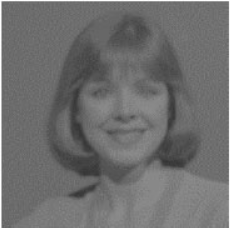
#> input picture week1/face.png, 233 x 228 px, found by its file name
$ python histogram_denk.py
#> lines starting #> are read from the running program, lines starting #| are printed output that depends on the picture
import cv2
import numpy as np
import cv2 as cv
from matplotlib import pyplot as plt
img = cv.imread('face.png',0)
#> img: shape (228, 233); min 52, max 255, mean 112.1
hist,bins = np.histogram(img.flatten(),256,[0,256])
#> hist = 256 values, max 2986 at index 109, min 0 at index 0, mean 207.5; bins = 257 values from 0 to 256
cdf = hist.cumsum()
#> cdf = 256 values from 0 to 53124
cdf_normalized = cdf * float(hist.max()) / cdf.max()
#> cdf_normalized = 256 values from 0 to 2986
plt.plot(cdf_normalized, color = 'b')
plt.hist(img.flatten(),256,[0,256], color = 'r')
plt.xlim([0,256])
plt.legend(('cdf','histogram'), loc = 'upper left')
# plt.show()

img = cv.imread('face.png',0)
equ = cv.equalizeHist(img)
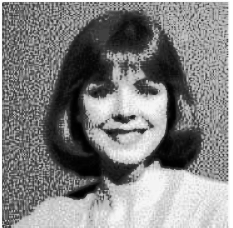
#> equ: shape (228, 233); min 0, max 255, mean 130.7
res = np.hstack((img,equ))
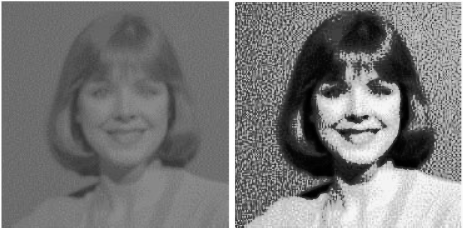
#> res: shape (228, 466); min 0, max 255, mean 121.4
cv.imwrite('res.png',res)
cv2.imshow('Output',res)
cv2.waitKey(0)
cv2.destroyAllWindows()
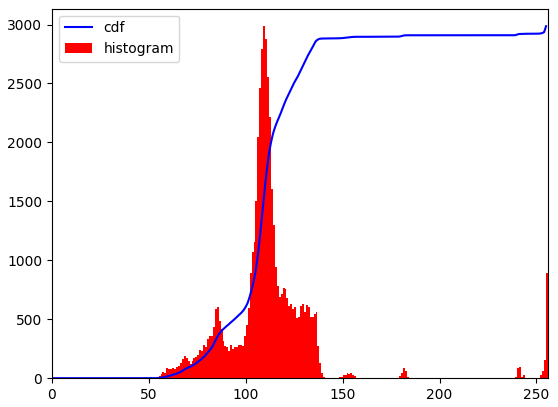
#> figure drawn by matplotlib, 1 panel; tallest bar 2986 high, from x = 109 to 110; curve peaks at x = 255, y = 2986
